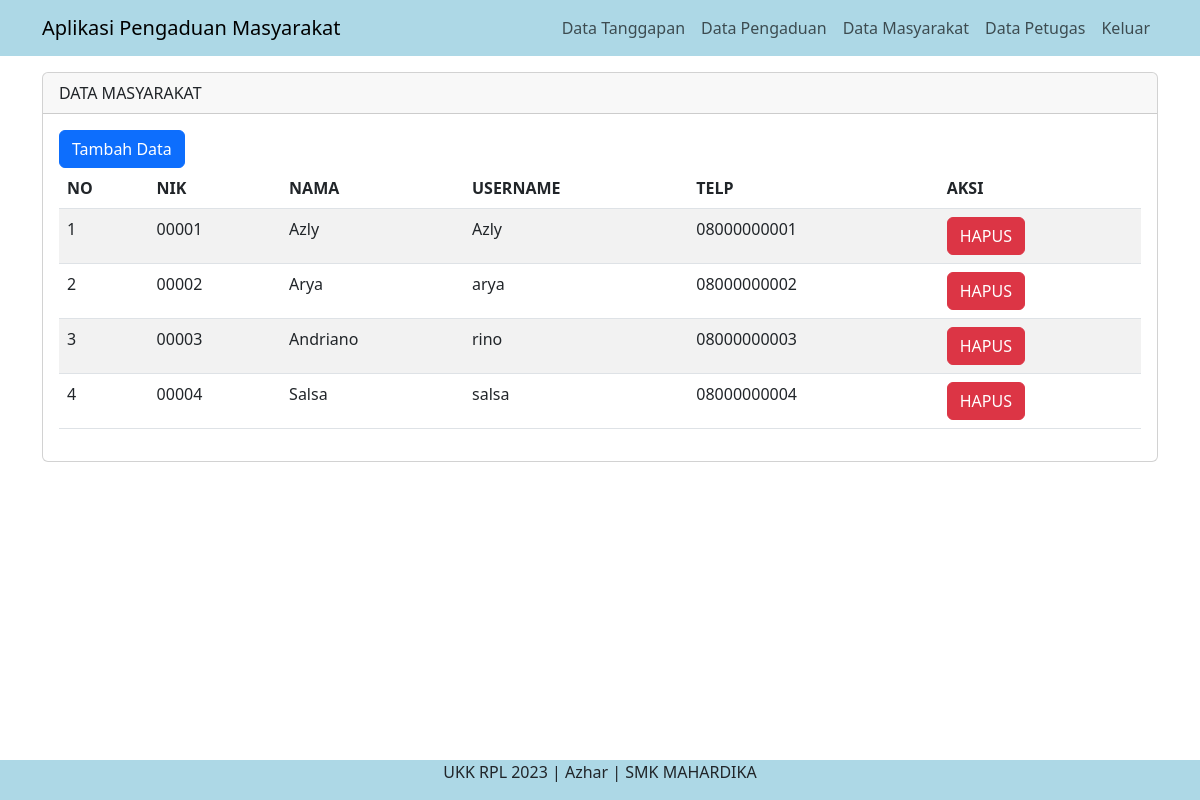
The page /admin/index.php?page=masyarakat (signed in) on the database its author committed.
### tables this page shows
CREATE TABLE `masyarakat` (
  `nik` char(16) NOT NULL,
  `nama` varchar(35) NOT NULL,
  `username` varchar(25) NOT NULL,
  `password` varchar(32) NOT NULL,
  `telp` varchar(13) NOT NULL,
  `level` varchar(10) NOT NULL
);

### admin/data_masyarakat.php (the view, shortened to what this page needs)
<div class="container">
<div class="row">
      <div class="col-md-12 mt-3">
      <div class= "card">
    <div class="card-header">
        DATA MASYARAKAT
    </div>
    <div class="card-body">
    <a href="" class="btn btn-primary" data-bs-toggle="modal" data-bs-target="#tambahData">Tambah Data</a>
      <table class="table table-striped">
        <thead>
          <tr>
            <th>NO</th>
            <th>NIK</th>
            <th>NAMA</th>
            <th>USERNAME</th>
            <th>TELP</th>
            <th>AKSI</th>
          </tr>
        </thead>
        <tbody>
        <tbody>
          <?php
          include '../config/koneksi.php';
          $no = 1;
          $query = mysqli_query($koneksi, "SELECT * FROM masyarakat");
          while ($data = mysqli_fetch_array($query)) { ?>
          <tr>
            <td><?php echo $no++ ?></td>
            <td><?php echo $data['nik'] ?></td>
            <td><?php echo $data['nama'] ?></td>
            <td><?php echo $data['username'] ?></td>
            <td><?php echo $data['telp'] ?></td>
          <td>
          <a href="" class="btn btn-danger" data-bs-toggle="modal" data-bs-target="#hapus<?php echo $data['nik'] ?>">HAPUS</a>
          </td>
          </tr>
          <?php } ?>
        </tbody>
      </table>
</div>
</div>
      </div>

### rows shown on the page
masyarakat: nik "00001", nama "Azly", username "Azly", telp "08000000001"
masyarakat: nik "00002", nama "Arya", username "arya", telp "08000000002"
masyarakat: nik "00003", nama "Andriano", username "rino", telp "08000000003"
masyarakat: nik "00004", nama "Salsa", username "salsa", telp "08000000004"
